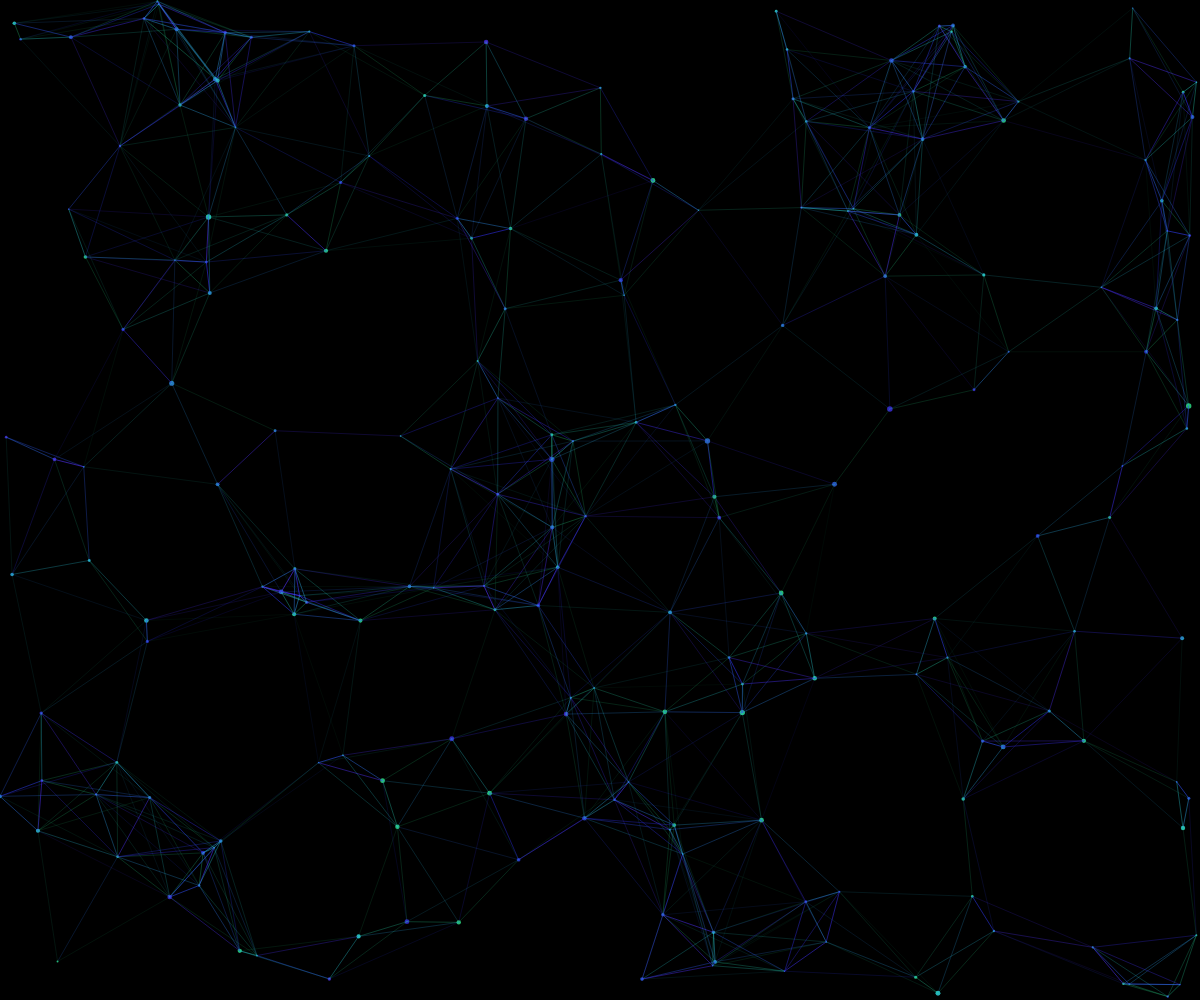
Frame 1 (no input)
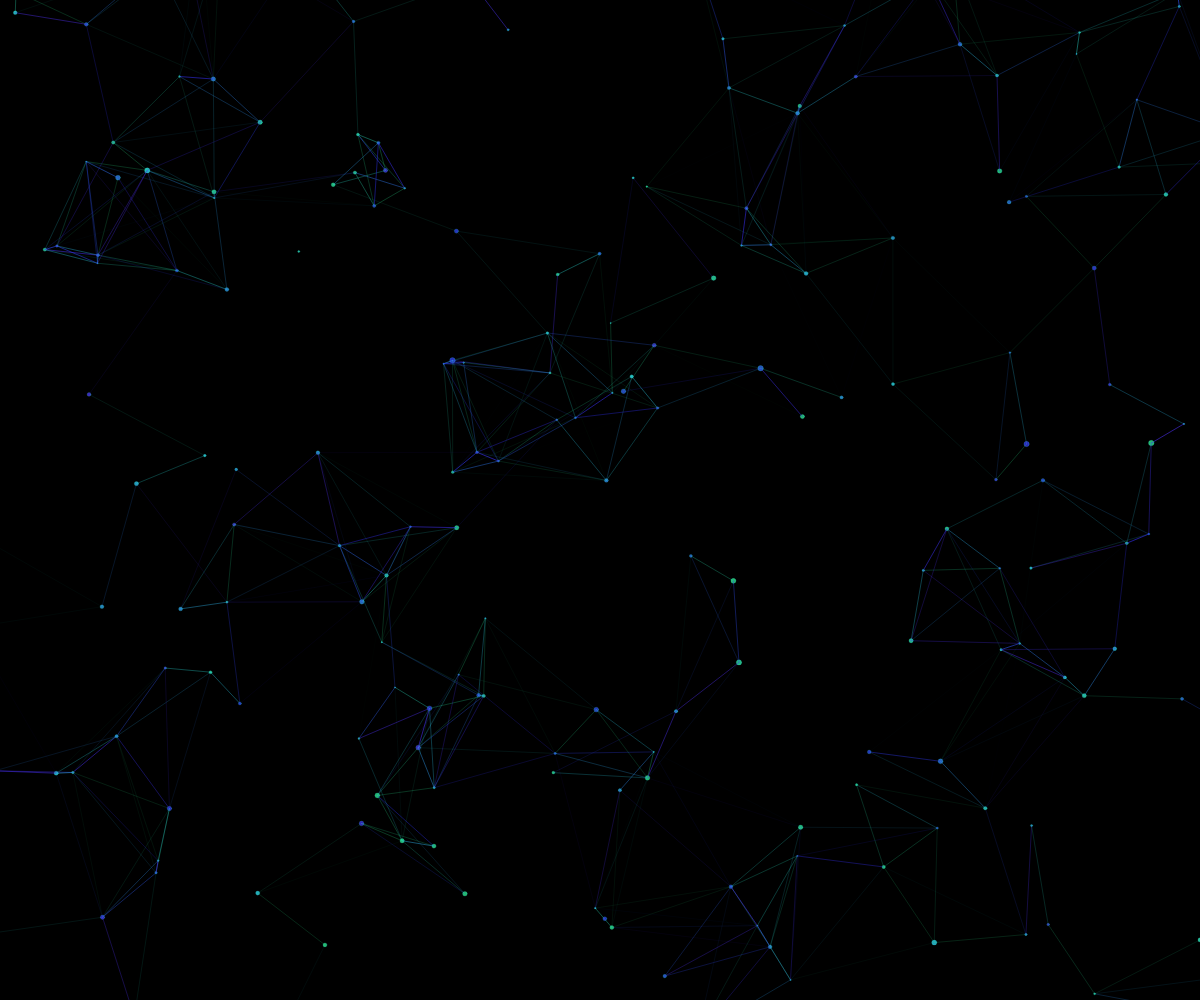
Frame 60 (no input)
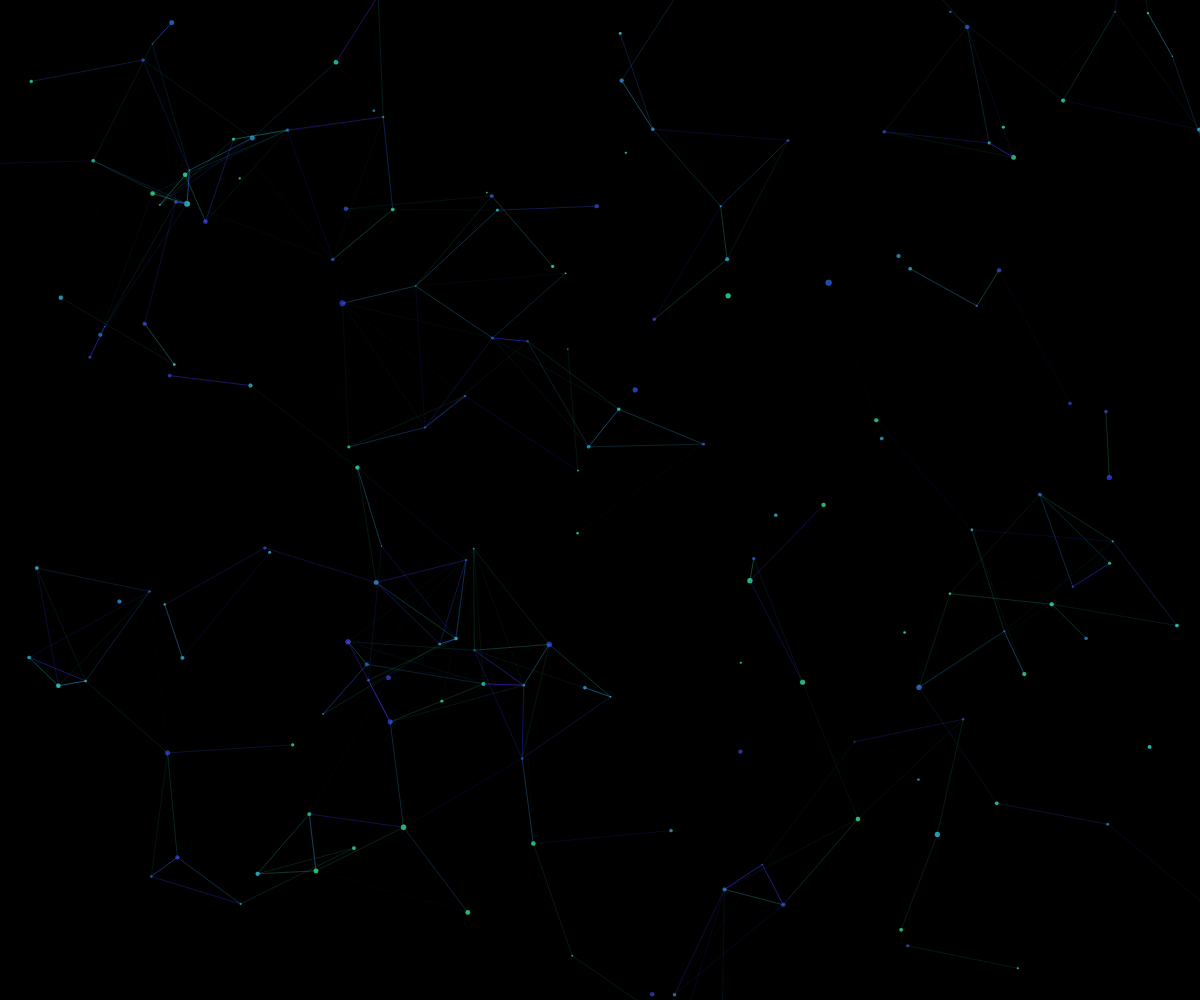
Frame 120 (the mouse pressed at the canvas centre since frame 60)

The p5.js sketch that drew these frames (run headless with seeded random() and noise() and a simulated clock; from frame 60 on, the mouse is pressed at the canvas centre):

// p5.js sketch
// ── sketch.js
let lattice = [];
let connections = [];
let time = 0;

function setup() {
  createCanvas(windowWidth, windowHeight);
  colorMode(HSB, 360, 100, 100, 1);
  noStroke();
  
  // Create lattice points
  for (let i = 0; i < 200; i++) {
    lattice.push({
      x: random(width),
      y: random(height),
      z: random(-100, 100),
      ox: random(1000),
      oy: random(1000),
      oz: random(1000),
      size: random(2, 6)
    });
  }
  
  // Create connections
  for (let i = 0; i < lattice.length; i++) {
    for (let j = i + 1; j < lattice.length; j++) {
      let d = dist(lattice[i].x, lattice[i].y, lattice[j].x, lattice[j].y);
      if (d < 150) {
        connections.push({
          a: i,
          b: j,
          length: d,
          strength: random(0.5, 1)
        });
      }
    }
  }
}

function draw() {
  background(0);
  
  time += 0.002;
  
  // Update and display lattice points
  for (let i = 0; i < lattice.length; i++) {
    let p = lattice[i];
    
    // Animate position with noise
    let x = p.x + noise(p.ox, time) * 10 - 5;
    let y = p.y + noise(p.oy, time) * 10 - 5;
    let z = p.z + noise(p.oz, time) * 2 - 1;
    
    // Apply depth-based scaling
    let sz = map(z, -100, 100, p.size, p.size * 0.5);
    
    // Draw point with glow effect
    fill(200 + sin(time + i) * 50, 80, 90, 0.8);
    ellipse(x, y, sz, sz);
    
    // Store updated positions
    p.x = x;
    p.y = y;
    p.z = z;
    p.ox += 0.01;
    p.oy += 0.01;
    p.oz += 0.01;
  }
  
  // Draw connections with dynamic glow
  beginShape(LINES);
  for (let i = 0; i < connections.length; i++) {
    let c = connections[i];
    let a = lattice[c.a];
    let b = lattice[c.b];
    
    // Randomly break some connections occasionally
    if (random() < 0.001) {
      continue;
    }
    
    // Glow effect based on distance and time
    let alpha = map(dist(a.x, a.y, b.x, b.y), 0, 150, 0.8, 0.1);
    alpha *= sin(time * 2 + i) * 0.3 + 0.7;
    
    stroke(200 + sin(time + i) * 50, 80, 90, alpha);
    vertex(a.x, a.y);
    vertex(b.x, b.y);
  }
  endShape();
  
  // Occasionally add new connections
  if (random() < 0.01) {
    let i = floor(random(lattice.length));
    let j = floor(random(lattice.length));
    if (i !== j && dist(lattice[i].x, lattice[i].y, lattice[j].x, lattice[j].y) < 150) {
      connections.push({
        a: i,
        b: j,
        length: dist(lattice[i].x, lattice[i].y, lattice[j].x, lattice[j].y),
        strength: random(0.5, 1)
      });
    }
  }
  
  // Occasionally remove old connections
  if (random() < 0.005 && connections.length > 50) {
    let idx = floor(random(connections.length));
    connections.splice(idx, 1);
  }
}

function windowResized() {
  resizeCanvas(windowWidth, windowHeight);
}
